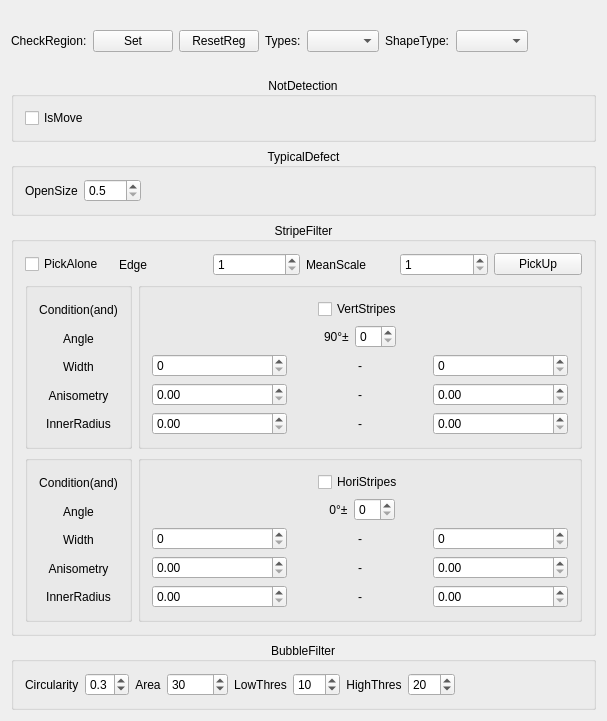
<?xml version="1.0" encoding="UTF-8"?>
<ui version="4.0">
 <class>CDlgDisturbReg</class>
 <widget class="CItemDlg" name="CDlgDisturbReg">
  <property name="geometry">
   <rect>
    <x>0</x>
    <y>0</y>
    <width>607</width>
    <height>641</height>
   </rect>
  </property>
  <property name="sizePolicy">
   <sizepolicy hsizetype="Fixed" vsizetype="Fixed">
    <horstretch>0</horstretch>
    <verstretch>0</verstretch>
   </sizepolicy>
  </property>
  <property name="windowTitle">
   <string>Disturble Region Dialog</string>
  </property>
  <layout class="QVBoxLayout" name="verticalLayout_4">
   <item>
    <layout class="QHBoxLayout" name="horizontalLayout">
     <item>
      <widget class="QLabel" name="label_19">
       <property name="minimumSize">
        <size>
         <width>0</width>
         <height>60</height>
        </size>
       </property>
       <property name="text">
        <string>CheckRegion:</string>
       </property>
      </widget>
     </item>
     <item>
      <widget class="QPushButton" name="btnDrawReg">
       <property name="text">
        <string>Set</string>
       </property>
      </widget>
     </item>
     <item>
      <widget class="QPushButton" name="btnResetReg">
       <property name="text">
        <string>ResetReg</string>
       </property>
      </widget>
     </item>
     <item>
      <widget class="QLabel" name="label_20">
       <property name="text">
        <string>Types:</string>
       </property>
      </widget>
     </item>
     <item>
      <widget class="QComboBox" name="comboRegType"/>
     </item>
     <item>
      <widget class="QLabel" name="label_45">
       <property name="text">
        <string>ShapeType:</string>
       </property>
      </widget>
     </item>
     <item>
      <widget class="QComboBox" name="comboShapeType"/>
     </item>
     <item>
      <spacer name="horizontalSpacer">
       <property name="orientation">
        <enum>Qt::Horizontal</enum>
       </property>
       <property name="sizeHint" stdset="0">
        <size>
         <width>40</width>
         <height>20</height>
        </size>
       </property>
      </spacer>
     </item>
    </layout>
   </item>
   <item>
    <widget class="QGroupBox" name="groupNotdet">
     <property name="title">
      <string>NotDetection</string>
     </property>
     <property name="alignment">
      <set>Qt::AlignCenter</set>
     </property>
     <layout class="QHBoxLayout" name="horizontalLayout_20">
      <item>
       <layout class="QHBoxLayout" name="horizontalLayout_15">
        <item>
         <widget class="QCheckBox" name="checkMove">
          <property name="text">
           <string>IsMove</string>
          </property>
         </widget>
        </item>
        <item>
         <spacer name="horizontalSpacer_11">
          <property name="orientation">
           <enum>Qt::Horizontal</enum>
          </property>
          <property name="sizeHint" stdset="0">
           <size>
            <width>290</width>
            <height>20</height>
           </size>
          </property>
         </spacer>
        </item>
       </layout>
      </item>
     </layout>
    </widget>
   </item>
   <item>
    <widget class="QGroupBox" name="groupTypical">
     <property name="title">
      <string>TypicalDefect</string>
     </property>
     <property name="alignment">
      <set>Qt::AlignCenter</set>
     </property>
     <layout class="QHBoxLayout" name="horizontalLayout_19">
      <item>
       <layout class="QHBoxLayout" name="horizontalLayout_18">
        <item>
         <widget class="QLabel" name="label_21">
          <property name="sizePolicy">
           <sizepolicy hsizetype="Fixed" vsizetype="Preferred">
            <horstretch>0</horstretch>
            <verstretch>0</verstretch>
           </sizepolicy>
          </property>
          <property name="text">
           <string>OpenSize</string>
          </property>
         </widget>
        </item>
        <item>
         <widget class="QDoubleSpinBox" name="spinOpenSize">
          <property name="sizePolicy">
           <sizepolicy hsizetype="Fixed" vsizetype="Fixed">
            <horstretch>0</horstretch>
            <verstretch>0</verstretch>
           </sizepolicy>
          </property>
          <property name="contextMenuPolicy">
           <enum>Qt::NoContextMenu</enum>
          </property>
          <property name="decimals">
           <number>1</number>
          </property>
          <property name="minimum">
           <double>0.500000000000000</double>
          </property>
          <property name="singleStep">
           <double>0.500000000000000</double>
          </property>
          <property name="value">
           <double>0.500000000000000</double>
          </property>
         </widget>
        </item>
        <item>
         <spacer name="horizontalSpacer_15">
          <property name="orientation">
           <enum>Qt::Horizontal</enum>
          </property>
          <property name="sizeHint" stdset="0">
           <size>
            <width>290</width>
            <height>20</height>
           </size>
          </property>
         </spacer>
        </item>
       </layout>
      </item>
     </layout>
    </widget>
   </item>
   <item>
    <widget class="QGroupBox" name="groupStripe">
     <property name="title">
      <string>StripeFilter</string>
     </property>
     <property name="alignment">
      <set>Qt::AlignCenter</set>
     </property>
     <layout class="QVBoxLayout" name="verticalLayout_6">
      <item>
       <layout class="QHBoxLayout" name="horizontalLayout_12">
        <item>
         <widget class="QCheckBox" name="checkStripeSelf">
          <property name="text">
           <string>PickAlone</string>
          </property>
         </widget>
        </item>
        <item>
         <widget class="QLabel" name="label_31">
          <property name="text">
           <string>Edge</string>
          </property>
         </widget>
        </item>
        <item>
         <widget class="QSpinBox" name="spinStripeEdge">
          <property name="contextMenuPolicy">
           <enum>Qt::NoContextMenu</enum>
          </property>
          <property name="minimum">
           <number>1</number>
          </property>
          <property name="maximum">
           <number>89</number>
          </property>
         </widget>
        </item>
        <item>
         <widget class="QLabel" name="label_17">
          <property name="text">
           <string>MeanScale</string>
          </property>
         </widget>
        </item>
        <item>
         <widget class="QSpinBox" name="spinStripeMaskSize">
          <property name="contextMenuPolicy">
           <enum>Qt::NoContextMenu</enum>
          </property>
          <property name="minimum">
           <number>1</number>
          </property>
          <property name="maximum">
           <number>501</number>
          </property>
         </widget>
        </item>
        <item>
         <widget class="QPushButton" name="btnPickUp">
          <property name="text">
           <string>PickUp</string>
          </property>
         </widget>
        </item>
       </layout>
      </item>
      <item>
       <layout class="QHBoxLayout" name="horizontalLayout_6">
        <item>
         <widget class="QGroupBox" name="groupBox">
          <property name="title">
           <string/>
          </property>
          <layout class="QVBoxLayout" name="verticalLayout">
           <item>
            <widget class="QLabel" name="label_35">
             <property name="text">
              <string>Condition(and)</string>
             </property>
             <property name="textFormat">
              <enum>Qt::AutoText</enum>
             </property>
             <property name="alignment">
              <set>Qt::AlignCenter</set>
             </property>
            </widget>
           </item>
           <item>
            <widget class="QLabel" name="label_22">
             <property name="text">
              <string>Angle</string>
             </property>
             <property name="textFormat">
              <enum>Qt::AutoText</enum>
             </property>
             <property name="alignment">
              <set>Qt::AlignCenter</set>
             </property>
            </widget>
           </item>
           <item>
            <widget class="QLabel" name="label_24">
             <property name="text">
              <string>Width</string>
             </property>
             <property name="alignment">
              <set>Qt::AlignCenter</set>
             </property>
            </widget>
           </item>
           <item>
            <widget class="QLabel" name="label_26">
             <property name="text">
              <string>Anisometry</string>
             </property>
             <property name="alignment">
              <set>Qt::AlignCenter</set>
             </property>
            </widget>
           </item>
           <item>
            <widget class="QLabel" name="label_32">
             <property name="text">
              <string>InnerRadius</string>
             </property>
             <property name="alignment">
              <set>Qt::AlignCenter</set>
             </property>
            </widget>
           </item>
          </layout>
         </widget>
        </item>
        <item>
         <widget class="QGroupBox" name="groupBox_2">
          <property name="title">
           <string/>
          </property>
          <property name="alignment">
           <set>Qt::AlignCenter</set>
          </property>
          <layout class="QVBoxLayout" name="verticalLayout_5">
           <item>
            <layout class="QHBoxLayout" name="horizontalLayout_13">
             <item>
              <spacer name="horizontalSpacer_5">
               <property name="orientation">
                <enum>Qt::Horizontal</enum>
               </property>
               <property name="sizeHint" stdset="0">
                <size>
                 <width>38</width>
                 <height>17</height>
                </size>
               </property>
              </spacer>
             </item>
             <item>
              <widget class="QCheckBox" name="checkVertStripe">
               <property name="text">
                <string>VertStripes</string>
               </property>
              </widget>
             </item>
             <item>
              <spacer name="horizontalSpacer_6">
               <property name="orientation">
                <enum>Qt::Horizontal</enum>
               </property>
               <property name="sizeHint" stdset="0">
                <size>
                 <width>38</width>
                 <height>17</height>
                </size>
               </property>
              </spacer>
             </item>
            </layout>
           </item>
           <item>
            <layout class="QHBoxLayout" name="horizontalLayout_5">
             <item>
              <spacer name="horizontalSpacer_9">
               <property name="orientation">
                <enum>Qt::Horizontal</enum>
               </property>
               <property name="sizeHint" stdset="0">
                <size>
                 <width>38</width>
                 <height>17</height>
                </size>
               </property>
              </spacer>
             </item>
             <item>
              <widget class="QLabel" name="label_23">
               <property name="text">
                <string>90°±</string>
               </property>
              </widget>
             </item>
             <item>
              <widget class="QSpinBox" name="spinVertAng">
               <property name="contextMenuPolicy">
                <enum>Qt::NoContextMenu</enum>
               </property>
               <property name="minimum">
                <number>0</number>
               </property>
               <property name="maximum">
                <number>90</number>
               </property>
              </widget>
             </item>
             <item>
              <spacer name="horizontalSpacer_10">
               <property name="orientation">
                <enum>Qt::Horizontal</enum>
               </property>
               <property name="sizeHint" stdset="0">
                <size>
                 <width>38</width>
                 <height>17</height>
                </size>
               </property>
              </spacer>
             </item>
            </layout>
           </item>
           <item>
            <layout class="QHBoxLayout" name="horizontalLayout_2">
             <item>
              <widget class="QSpinBox" name="spinVertWidthL">
               <property name="contextMenuPolicy">
                <enum>Qt::NoContextMenu</enum>
               </property>
              </widget>
             </item>
             <item>
              <widget class="QLabel" name="label_40">
               <property name="text">
                <string>-</string>
               </property>
               <property name="textFormat">
                <enum>Qt::AutoText</enum>
               </property>
               <property name="alignment">
                <set>Qt::AlignCenter</set>
               </property>
              </widget>
             </item>
             <item>
              <widget class="QSpinBox" name="spinVertWidthH">
               <property name="contextMenuPolicy">
                <enum>Qt::NoContextMenu</enum>
               </property>
              </widget>
             </item>
            </layout>
           </item>
           <item>
            <layout class="QHBoxLayout" name="horizontalLayout_3">
             <item>
              <widget class="QDoubleSpinBox" name="spinVertRabL">
               <property name="contextMenuPolicy">
                <enum>Qt::NoContextMenu</enum>
               </property>
               <property name="maximum">
                <double>999.000000000000000</double>
               </property>
              </widget>
             </item>
             <item>
              <widget class="QLabel" name="label_36">
               <property name="text">
                <string>-</string>
               </property>
               <property name="textFormat">
                <enum>Qt::AutoText</enum>
               </property>
               <property name="alignment">
                <set>Qt::AlignCenter</set>
               </property>
              </widget>
             </item>
             <item>
              <widget class="QDoubleSpinBox" name="spinVertRabH">
               <property name="contextMenuPolicy">
                <enum>Qt::NoContextMenu</enum>
               </property>
               <property name="maximum">
                <double>999.000000000000000</double>
               </property>
              </widget>
             </item>
            </layout>
           </item>
           <item>
            <layout class="QHBoxLayout" name="horizontalLayout_4">
             <item>
              <widget class="QDoubleSpinBox" name="spinVertInRadiusL">
               <property name="contextMenuPolicy">
                <enum>Qt::NoContextMenu</enum>
               </property>
               <property name="maximum">
                <double>999.000000000000000</double>
               </property>
              </widget>
             </item>
             <item>
              <widget class="QLabel" name="label_37">
               <property name="text">
                <string>-</string>
               </property>
               <property name="textFormat">
                <enum>Qt::AutoText</enum>
               </property>
               <property name="alignment">
                <set>Qt::AlignCenter</set>
               </property>
              </widget>
             </item>
             <item>
              <widget class="QDoubleSpinBox" name="spinVertInRadiusH">
               <property name="contextMenuPolicy">
                <enum>Qt::NoContextMenu</enum>
               </property>
               <property name="maximum">
                <double>999.000000000000000</double>
               </property>
              </widget>
             </item>
            </layout>
           </item>
          </layout>
         </widget>
        </item>
       </layout>
      </item>
      <item>
       <layout class="QHBoxLayout" name="horizontalLayout_16">
        <item>
         <widget class="QGroupBox" name="groupBox_4">
          <property name="title">
           <string/>
          </property>
          <layout class="QVBoxLayout" name="verticalLayout_3">
           <item>
            <widget class="QLabel" name="label_41">
             <property name="text">
              <string>Condition(and)</string>
             </property>
             <property name="textFormat">
              <enum>Qt::AutoText</enum>
             </property>
             <property name="alignment">
              <set>Qt::AlignCenter</set>
             </property>
            </widget>
           </item>
           <item>
            <widget class="QLabel" name="label_25">
             <property name="text">
              <string>Angle</string>
             </property>
             <property name="textFormat">
              <enum>Qt::AutoText</enum>
             </property>
             <property name="alignment">
              <set>Qt::AlignCenter</set>
             </property>
            </widget>
           </item>
           <item>
            <widget class="QLabel" name="label_27">
             <property name="text">
              <string>Width</string>
             </property>
             <property name="alignment">
              <set>Qt::AlignCenter</set>
             </property>
            </widget>
           </item>
           <item>
            <widget class="QLabel" name="label_28">
             <property name="text">
              <string>Anisometry</string>
             </property>
             <property name="alignment">
              <set>Qt::AlignCenter</set>
             </property>
            </widget>
           </item>
           <item>
            <widget class="QLabel" name="label_33">
             <property name="text">
              <string>InnerRadius</string>
             </property>
             <property name="alignment">
              <set>Qt::AlignCenter</set>
             </property>
            </widget>
           </item>
          </layout>
         </widget>
        </item>
        <item>
         <widget class="QGroupBox" name="groupBox_3">
          <property name="title">
           <string/>
          </property>
          <layout class="QVBoxLayout" name="verticalLayout_2">
           <item>
            <layout class="QHBoxLayout" name="horizontalLayout_14">
             <item>
              <spacer name="horizontalSpacer_8">
               <property name="orientation">
                <enum>Qt::Horizontal</enum>
               </property>
               <property name="sizeHint" stdset="0">
                <size>
                 <width>35</width>
                 <height>14</height>
                </size>
               </property>
              </spacer>
             </item>
             <item>
              <widget class="QCheckBox" name="checkHoriStripe">
               <property name="text">
                <string>HoriStripes</string>
               </property>
              </widget>
             </item>
             <item>
              <spacer name="horizontalSpacer_7">
               <property name="orientation">
                <enum>Qt::Horizontal</enum>
               </property>
               <property name="sizeHint" stdset="0">
                <size>
                 <width>38</width>
                 <height>17</height>
                </size>
               </property>
              </spacer>
             </item>
            </layout>
           </item>
           <item>
            <layout class="QHBoxLayout" name="horizontalLayout_11">
             <item>
              <spacer name="horizontalSpacer_14">
               <property name="orientation">
                <enum>Qt::Horizontal</enum>
               </property>
               <property name="sizeHint" stdset="0">
                <size>
                 <width>38</width>
                 <height>17</height>
                </size>
               </property>
              </spacer>
             </item>
             <item>
              <widget class="QLabel" name="label_30">
               <property name="text">
                <string> 0°±</string>
               </property>
              </widget>
             </item>
             <item>
              <widget class="QSpinBox" name="spinHoriAng">
               <property name="contextMenuPolicy">
                <enum>Qt::NoContextMenu</enum>
               </property>
               <property name="minimum">
                <number>0</number>
               </property>
               <property name="maximum">
                <number>90</number>
               </property>
              </widget>
             </item>
             <item>
              <spacer name="horizontalSpacer_13">
               <property name="orientation">
                <enum>Qt::Horizontal</enum>
               </property>
               <property name="sizeHint" stdset="0">
                <size>
                 <width>38</width>
                 <height>17</height>
                </size>
               </property>
              </spacer>
             </item>
            </layout>
           </item>
           <item>
            <layout class="QHBoxLayout" name="horizontalLayout_10">
             <item>
              <widget class="QSpinBox" name="spinHoriWidthL">
               <property name="contextMenuPolicy">
                <enum>Qt::NoContextMenu</enum>
               </property>
              </widget>
             </item>
             <item>
              <widget class="QLabel" name="label_42">
               <property name="text">
                <string>-</string>
               </property>
               <property name="textFormat">
                <enum>Qt::AutoText</enum>
               </property>
               <property name="alignment">
                <set>Qt::AlignCenter</set>
               </property>
              </widget>
             </item>
             <item>
              <widget class="QSpinBox" name="spinHoriWidthH">
               <property name="contextMenuPolicy">
                <enum>Qt::NoContextMenu</enum>
               </property>
              </widget>
             </item>
            </layout>
           </item>
           <item>
            <layout class="QHBoxLayout" name="horizontalLayout_8">
             <item>
              <widget class="QDoubleSpinBox" name="spinHoriRabL">
               <property name="contextMenuPolicy">
                <enum>Qt::NoContextMenu</enum>
               </property>
               <property name="minimum">
                <double>0.000000000000000</double>
               </property>
               <property name="maximum">
                <double>999.000000000000000</double>
               </property>
               <property name="value">
                <double>0.000000000000000</double>
               </property>
              </widget>
             </item>
             <item>
              <widget class="QLabel" name="label_38">
               <property name="text">
                <string>-</string>
               </property>
               <property name="textFormat">
                <enum>Qt::AutoText</enum>
               </property>
               <property name="alignment">
                <set>Qt::AlignCenter</set>
               </property>
              </widget>
             </item>
             <item>
              <widget class="QDoubleSpinBox" name="spinHoriRabH">
               <property name="contextMenuPolicy">
                <enum>Qt::NoContextMenu</enum>
               </property>
               <property name="minimum">
                <double>0.000000000000000</double>
               </property>
               <property name="maximum">
                <double>999.000000000000000</double>
               </property>
               <property name="value">
                <double>0.000000000000000</double>
               </property>
              </widget>
             </item>
            </layout>
           </item>
           <item>
            <layout class="QHBoxLayout" name="horizontalLayout_7">
             <item>
              <widget class="QDoubleSpinBox" name="spinHoriInRadiusL">
               <property name="contextMenuPolicy">
                <enum>Qt::NoContextMenu</enum>
               </property>
               <property name="minimum">
                <double>0.000000000000000</double>
               </property>
               <property name="maximum">
                <double>999.000000000000000</double>
               </property>
               <property name="value">
                <double>0.000000000000000</double>
               </property>
              </widget>
             </item>
             <item>
              <widget class="QLabel" name="label_39">
               <property name="text">
                <string>-</string>
               </property>
               <property name="textFormat">
                <enum>Qt::AutoText</enum>
               </property>
               <property name="alignment">
                <set>Qt::AlignCenter</set>
               </property>
              </widget>
             </item>
             <item>
              <widget class="QDoubleSpinBox" name="spinHoriInRadiusH">
               <property name="contextMenuPolicy">
                <enum>Qt::NoContextMenu</enum>
               </property>
               <property name="minimum">
                <double>0.000000000000000</double>
               </property>
               <property name="maximum">
                <double>999.000000000000000</double>
               </property>
               <property name="value">
                <double>0.000000000000000</double>
               </property>
              </widget>
             </item>
            </layout>
           </item>
          </layout>
         </widget>
        </item>
       </layout>
      </item>
     </layout>
    </widget>
   </item>
   <item>
    <widget class="QGroupBox" name="groupBubble">
     <property name="title">
      <string>BubbleFilter</string>
     </property>
     <property name="alignment">
      <set>Qt::AlignCenter</set>
     </property>
     <layout class="QHBoxLayout" name="horizontalLayout_21">
      <item>
       <layout class="QHBoxLayout" name="horizontalLayout_22">
        <item>
         <widget class="QLabel" name="label_29">
          <property name="sizePolicy">
           <sizepolicy hsizetype="Fixed" vsizetype="Preferred">
            <horstretch>0</horstretch>
            <verstretch>0</verstretch>
           </sizepolicy>
          </property>
          <property name="text">
           <string>Circularity</string>
          </property>
         </widget>
        </item>
        <item>
         <widget class="QDoubleSpinBox" name="spinBubbleCir">
          <property name="sizePolicy">
           <sizepolicy hsizetype="Fixed" vsizetype="Fixed">
            <horstretch>0</horstretch>
            <verstretch>0</verstretch>
           </sizepolicy>
          </property>
          <property name="decimals">
           <number>1</number>
          </property>
          <property name="minimum">
           <double>0.000000000000000</double>
          </property>
          <property name="maximum">
           <double>1.000000000000000</double>
          </property>
          <property name="singleStep">
           <double>0.500000000000000</double>
          </property>
          <property name="value">
           <double>0.300000000000000</double>
          </property>
         </widget>
        </item>
        <item>
         <widget class="QLabel" name="label_44">
          <property name="text">
           <string>Area</string>
          </property>
          <property name="alignment">
           <set>Qt::AlignCenter</set>
          </property>
         </widget>
        </item>
        <item>
         <widget class="QSpinBox" name="spinBubbleArea">
          <property name="maximum">
           <number>99999</number>
          </property>
          <property name="value">
           <number>30</number>
          </property>
         </widget>
        </item>
        <item>
         <widget class="QLabel" name="label_34">
          <property name="text">
           <string>LowThres</string>
          </property>
          <property name="alignment">
           <set>Qt::AlignCenter</set>
          </property>
         </widget>
        </item>
        <item>
         <widget class="QSpinBox" name="spinBubbleLowThre">
          <property name="maximum">
           <number>255</number>
          </property>
          <property name="value">
           <number>10</number>
          </property>
         </widget>
        </item>
        <item>
         <widget class="QLabel" name="label_43">
          <property name="text">
           <string>HighThres</string>
          </property>
          <property name="alignment">
           <set>Qt::AlignCenter</set>
          </property>
         </widget>
        </item>
        <item>
         <widget class="QSpinBox" name="spinBubbleHighThre">
          <property name="maximum">
           <number>255</number>
          </property>
          <property name="singleStep">
           <number>1</number>
          </property>
          <property name="value">
           <number>20</number>
          </property>
         </widget>
        </item>
        <item>
         <spacer name="horizontalSpacer_16">
          <property name="orientation">
           <enum>Qt::Horizontal</enum>
          </property>
          <property name="sizeHint" stdset="0">
           <size>
            <width>38</width>
            <height>20</height>
           </size>
          </property>
         </spacer>
        </item>
       </layout>
      </item>
     </layout>
    </widget>
   </item>
  </layout>
  <zorder>groupNotdet</zorder>
  <zorder>groupTypical</zorder>
  <zorder>groupStripe</zorder>
  <zorder></zorder>
  <zorder>groupBubble</zorder>
 </widget>
 <layoutdefault spacing="6" margin="11"/>
 <customwidgets>
  <customwidget>
   <class>CItemDlg</class>
   <extends>QWidget</extends>
   <header>citemdlg.h</header>
   <container>1</container>
  </customwidget>
 </customwidgets>
 <resources/>
 <connections>
  <connection>
   <sender>checkStripeSelf</sender>
   <signal>clicked(bool)</signal>
   <receiver>spinStripeEdge</receiver>
   <slot>setEnabled(bool)</slot>
   <hints>
    <hint type="sourcelabel">
     <x>96</x>
     <y>197</y>
    </hint>
    <hint type="destinationlabel">
     <x>174</x>
     <y>199</y>
    </hint>
   </hints>
  </connection>
  <connection>
   <sender>checkStripeSelf</sender>
   <signal>clicked(bool)</signal>
   <receiver>btnPickUp</receiver>
   <slot>setEnabled(bool)</slot>
   <hints>
    <hint type="sourcelabel">
     <x>67</x>
     <y>187</y>
    </hint>
    <hint type="destinationlabel">
     <x>363</x>
     <y>201</y>
    </hint>
   </hints>
  </connection>
  <connection>
   <sender>checkStripeSelf</sender>
   <signal>clicked(bool)</signal>
   <receiver>spinStripeMaskSize</receiver>
   <slot>setEnabled(bool)</slot>
   <hints>
    <hint type="sourcelabel">
     <x>50</x>
     <y>191</y>
    </hint>
    <hint type="destinationlabel">
     <x>258</x>
     <y>185</y>
    </hint>
   </hints>
  </connection>
 </connections>
 <slots>
  <slot>accept()</slot>
  <slot>reject()</slot>
 </slots>
</ui>
